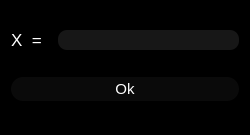
<?xml version="1.0" encoding="UTF-8"?>
<ui version="4.0">
 <class>s21::Inputx</class>
 <widget class="QDialog" name="s21::Inputx">
  <property name="geometry">
   <rect>
    <x>0</x>
    <y>0</y>
    <width>250</width>
    <height>135</height>
   </rect>
  </property>
  <property name="minimumSize">
   <size>
    <width>250</width>
    <height>135</height>
   </size>
  </property>
  <property name="font">
   <font>
    <pointsize>11</pointsize>
   </font>
  </property>
  <property name="windowTitle">
   <string>Dialog</string>
  </property>
  <property name="styleSheet">
   <string notr="true">QDialog {
	background-color: black;
}</string>
  </property>
  <layout class="QGridLayout" name="gridLayout">
   <property name="topMargin">
    <number>9</number>
   </property>
   <property name="spacing">
    <number>6</number>
   </property>
   <item row="0" column="0">
    <widget class="QLabel" name="label_x">
     <property name="minimumSize">
      <size>
       <width>0</width>
       <height>20</height>
      </size>
     </property>
     <property name="font">
      <font>
       <pointsize>13</pointsize>
      </font>
     </property>
     <property name="styleSheet">
      <string notr="true">QLabel {
	color: white;
}</string>
     </property>
     <property name="text">
      <string>X  =  </string>
     </property>
    </widget>
   </item>
   <item row="0" column="1">
    <widget class="QLineEdit" name="edit_value">
     <property name="minimumSize">
      <size>
       <width>0</width>
       <height>20</height>
      </size>
     </property>
     <property name="styleSheet">
      <string notr="true">QLineEdit {
	color: white;
	background-color: rgb(23, 23, 23);
	border-radius: 9px;
}

QLineEdit:focus {
	border: 1px solid rgb(0, 200, 255);
}</string>
     </property>
     <property name="alignment">
      <set>Qt::AlignRight|Qt::AlignTrailing|Qt::AlignVCenter</set>
     </property>
    </widget>
   </item>
   <item row="1" column="0" colspan="2">
    <widget class="QPushButton" name="button_ok">
     <property name="minimumSize">
      <size>
       <width>0</width>
       <height>24</height>
      </size>
     </property>
     <property name="styleSheet">
      <string notr="true">QPushButton {
	border-radius: 12px;
	background-color: rgb(10, 10, 10);
	color: white;
}

QPushButton:pressed {
	background-color: qlineargradient(x1: 0, y1: 0, x2: 0, y2: 1,
										stop: 0 #ff0000, stop: 1 #bd0000);
	font-size: 15px;
}</string>
     </property>
     <property name="text">
      <string>Ok</string>
     </property>
    </widget>
   </item>
  </layout>
 </widget>
 <resources/>
 <connections/>
</ui>
